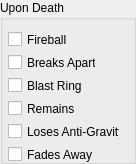
    <widget class="QGroupBox" name="IDC_DEATH_STATIC">
      <property name="geometry">
        <rect>
          <x>11</x>
          <y>168</y>
          <width>136</width>
          <height>164</height>
        </rect>
      </property>
      <property name="title">
        <string>Upon Death</string>
      </property>
      <property name="visible">
        <bool>true</bool>
      </property>
      <property name="enabled">
        <bool>true</bool>
      </property>
      <property name="flat">
        <bool>false</bool>
      </property>
      <widget class="QCheckBox" name="IDC_DEATH_FIREBALL">
        <property name="geometry">
          <rect>
            <x>8</x>
            <y>30</y>
            <width>88</width>
            <height>19</height>
          </rect>
        </property>
        <property name="text">
          <string>Fireball</string>
        </property>
        <property name="visible">
          <bool>true</bool>
        </property>
        <property name="enabled">
          <bool>true</bool>
        </property>
      </widget>
      <widget class="QCheckBox" name="IDC_DEATH_BREAKS_APART">
        <property name="geometry">
          <rect>
            <x>8</x>
            <y>53</y>
            <width>88</width>
            <height>19</height>
          </rect>
        </property>
        <property name="text">
          <string>Breaks Apart</string>
        </property>
        <property name="visible">
          <bool>true</bool>
        </property>
        <property name="enabled">
          <bool>true</bool>
        </property>
      </widget>
      <widget class="QCheckBox" name="IDC_DEATH_BLAST_RING">
        <property name="geometry">
          <rect>
            <x>8</x>
            <y>76</y>
            <width>88</width>
            <height>19</height>
          </rect>
        </property>
        <property name="text">
          <string>Blast Ring</string>
        </property>
        <property name="visible">
          <bool>true</bool>
        </property>
        <property name="enabled">
          <bool>true</bool>
        </property>
      </widget>
      <widget class="QCheckBox" name="IDC_DEATH_REMAINS">
        <property name="geometry">
          <rect>
            <x>8</x>
            <y>99</y>
            <width>88</width>
            <height>19</height>
          </rect>
        </property>
        <property name="text">
          <string>Remains</string>
        </property>
        <property name="visible">
          <bool>true</bool>
        </property>
        <property name="enabled">
          <bool>true</bool>
        </property>
      </widget>
      <widget class="QCheckBox" name="IDC_DEATH_LOSES_ANTIGRAV">
        <property name="geometry">
          <rect>
            <x>8</x>
            <y>122</y>
            <width>112</width>
            <height>19</height>
          </rect>
        </property>
        <property name="text">
          <string>Loses Anti-Gravity</string>
        </property>
        <property name="visible">
          <bool>true</bool>
        </property>
        <property name="enabled">
          <bool>true</bool>
        </property>
      </widget>
      <widget class="QCheckBox" name="IDC_DEATH_FADES_AWAY">
        <property name="geometry">
          <rect>
            <x>8</x>
            <y>145</y>
            <width>120</width>
            <height>19</height>
          </rect>
        </property>
        <property name="text">
          <string>Fades Away</string>
        </property>
        <property name="visible">
          <bool>true</bool>
        </property>
        <property name="enabled">
          <bool>true</bool>
        </property>
      </widget>
    </widget>
